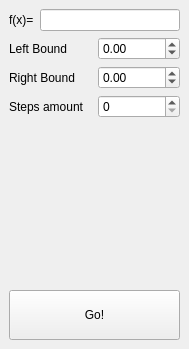
<?xml version="1.0" encoding="UTF-8"?>
<ui version="4.0">
 <class>ParametersDock</class>
 <widget class="QDockWidget" name="ParametersDock">
  <property name="geometry">
   <rect>
    <x>0</x>
    <y>0</y>
    <width>189</width>
    <height>349</height>
   </rect>
  </property>
  <property name="windowTitle">
   <string>Parameters</string>
  </property>
  <widget class="QWidget" name="dockWidgetContents">
   <layout class="QVBoxLayout" name="verticalLayout">
    <item>
     <layout class="QHBoxLayout" name="horizontalLayout_4">
      <item>
       <widget class="QLabel" name="functionLabel">
        <property name="text">
         <string>f(x)=</string>
        </property>
       </widget>
      </item>
      <item>
       <widget class="QLineEdit" name="functionLineEdit">
        <property name="toolTip">
         <string>&lt;html&gt;&lt;head/&gt;&lt;body&gt;&lt;p&gt;Polynomial of &lt;span style=&quot; font-weight:600;&quot;&gt;degree at most 8&lt;/span&gt; represented by a list of double coefficients, &lt;span style=&quot; font-weight:600;&quot;&gt;separated by space&lt;/span&gt;, in ascending order of degree.&lt;/p&gt;&lt;/body&gt;&lt;/html&gt;</string>
        </property>
       </widget>
      </item>
     </layout>
    </item>
    <item>
     <layout class="QHBoxLayout" name="horizontalLayout_6">
      <item>
       <widget class="QLabel" name="leftBoundLabel_2">
        <property name="text">
         <string>Left Bound</string>
        </property>
       </widget>
      </item>
      <item>
       <widget class="QDoubleSpinBox" name="leftBoundDoubleSpinBox">
        <property name="minimum">
         <double>-100.000000000000000</double>
        </property>
        <property name="maximum">
         <double>100.000000000000000</double>
        </property>
       </widget>
      </item>
     </layout>
    </item>
    <item>
     <layout class="QHBoxLayout" name="horizontalLayout_5">
      <item>
       <widget class="QLabel" name="rightBoundLabel">
        <property name="text">
         <string>Right Bound</string>
        </property>
       </widget>
      </item>
      <item>
       <widget class="QDoubleSpinBox" name="rightBoundDoubleSpinBox">
        <property name="minimum">
         <double>-100.000000000000000</double>
        </property>
        <property name="value">
         <double>0.000000000000000</double>
        </property>
       </widget>
      </item>
     </layout>
    </item>
    <item>
     <layout class="QHBoxLayout" name="horizontalLayout_7">
      <item>
       <widget class="QLabel" name="stepsAmountLabel">
        <property name="text">
         <string>Steps amount</string>
        </property>
       </widget>
      </item>
      <item>
       <widget class="QSpinBox" name="stepsAmountSpinBox"/>
      </item>
     </layout>
    </item>
    <item>
     <spacer name="verticalSpacer_2">
      <property name="orientation">
       <enum>Qt::Vertical</enum>
      </property>
      <property name="sizeHint" stdset="0">
       <size>
        <width>20</width>
        <height>118</height>
       </size>
      </property>
     </spacer>
    </item>
    <item>
     <widget class="QPushButton" name="goButton">
      <property name="minimumSize">
       <size>
        <width>0</width>
        <height>50</height>
       </size>
      </property>
      <property name="text">
       <string>Go!</string>
      </property>
     </widget>
    </item>
   </layout>
  </widget>
 </widget>
 <resources/>
 <connections/>
</ui>
